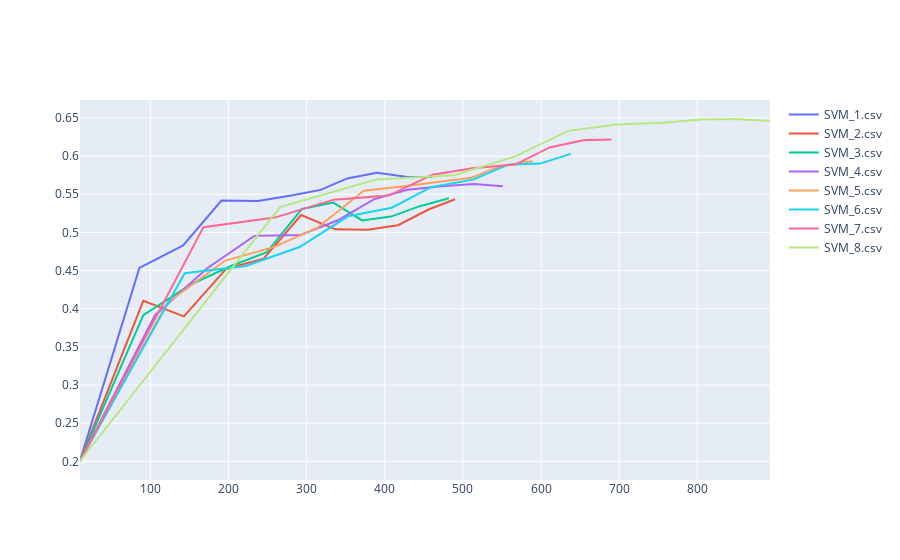

The cell this chart's notebook holds for it:
### Code cell
import os
import plotly.graph_objects as go

results = os.listdir('Results')

fig = go.Figure()
for result in results:
    df = pd.read_csv('Results\\' + result)

    test_acc = df['Accuracy']
    num_annotations = df['Number of Annotations']

    fig.add_trace(go.Scatter(x=num_annotations, y=test_acc,
                        mode='lines',
                        name=result))
    
fig.show()

### Figure 1 — Plotly figure (JSON) as saved in the notebook; plotly's stock layout.template omitted (floating-point values rounded to 4 significant figures)
{"data": [{"mode": "lines", "name": "SVM_1.csv", "type": "scatter", "x": [10, 86, 142, 191, 238, 282, 318, 352, 390, 427, 461], "y": [0.2005, 0.4536, 0.4829, 0.5417, 0.5413, 0.5487, 0.5558, 0.5708, 0.5783, 0.573, 0.5726]}, {"mode": "lines", "name": "SVM_2.csv", "type": "scatter", "x": [10, 91, 143, 197, 245, 293, 337, 378, 417, 456, 490], "y": [0.2005, 0.4104, 0.3901, 0.4522, 0.4655, 0.5228, 0.5041, 0.5035, 0.5095, 0.53, 0.5435]}, {"mode": "lines", "name": "SVM_3.csv", "type": "scatter", "x": [10, 91, 153, 204, 249, 294, 334, 371, 408, 445, 482], "y": [0.2005, 0.3916, 0.4325, 0.4563, 0.474, 0.5308, 0.5391, 0.5157, 0.5208, 0.5344, 0.5447]}, {"mode": "lines", "name": "SVM_4.csv", "type": "scatter", "x": [10, 106, 172, 233, 292, 340, 386, 429, 473, 514, 551], "y": [0.2005, 0.3916, 0.4524, 0.4955, 0.4968, 0.516, 0.5434, 0.556, 0.5605, 0.5636, 0.5607]}, {"mode": "lines", "name": "SVM_5.csv", "type": "scatter", "x": [10, 122, 196, 258, 314, 373, 422, 468, 511, 550, 589], "y": [0.2005, 0.4082, 0.4632, 0.4807, 0.5062, 0.5547, 0.5601, 0.5657, 0.5718, 0.5874, 0.5935]}, {"mode": "lines", "name": "SVM_6.csv", "type": "scatter", "x": [10, 144, 222, 291, 353, 409, 460, 513, 558, 599, 638], "y": [0.2005, 0.4465, 0.4562, 0.4809, 0.5211, 0.5324, 0.5596, 0.5692, 0.5889, 0.5902, 0.6029]}, {"mode": "lines", "name": "SVM_7.csv", "type": "scatter", "x": [10, 168, 259, 335, 405, 461, 512, 567, 611, 654, 690], "y": [0.2005, 0.5069, 0.5194, 0.543, 0.5483, 0.5757, 0.5842, 0.589, 0.6114, 0.6207, 0.6219]}, {"mode": "lines", "name": "SVM_8.csv", "type": "scatter", "x": [10, 266, 389, 489, 566, 635, 697, 755, 804, 849, 893], "y": [0.2005, 0.5333, 0.5693, 0.575, 0.5994, 0.6331, 0.6414, 0.6437, 0.6481, 0.6487, 0.6459]}], "layout": {}}
